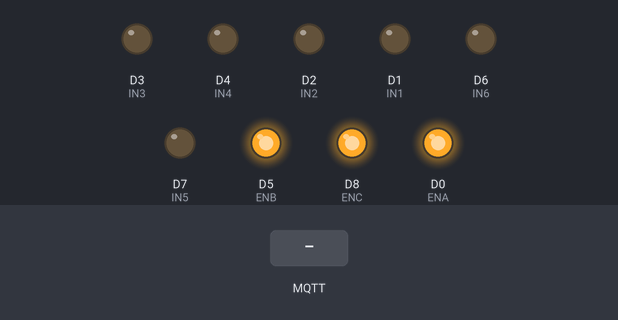
Simulated run of this sketch. Board: ESP8266 (NodeMCU). On the bench: output pins drawn as LEDs (lit = HIGH). The test bench sets the inputs (shaded band). WiFi joins after 1.5 s; servers stay silent unless stated; no MQTT or app messages arrive unless stated; what the sketch prints to the serial monitor is not drawn.

Above: at 2.3 s.
2.4 s: MQTT message "open" arrives on the first subscribed topic
At 2.7 s:
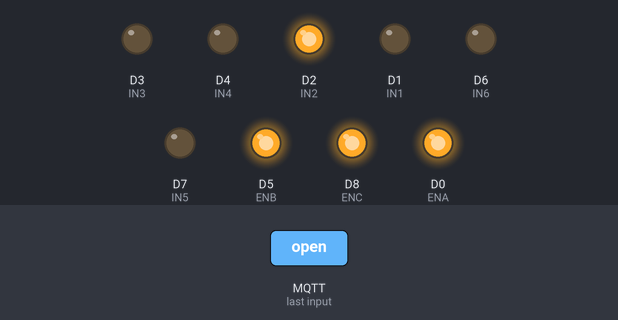
3.9 s: MQTT message "closed" arrives on the first subscribed topic
At 5.1 s:
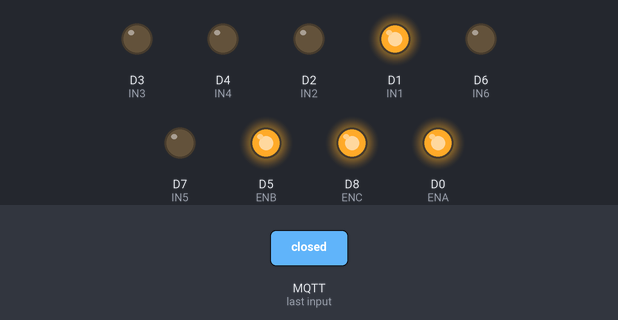
5.4 s: MQTT message "open" arrives on the second subscribed topic
At 6.2 s:
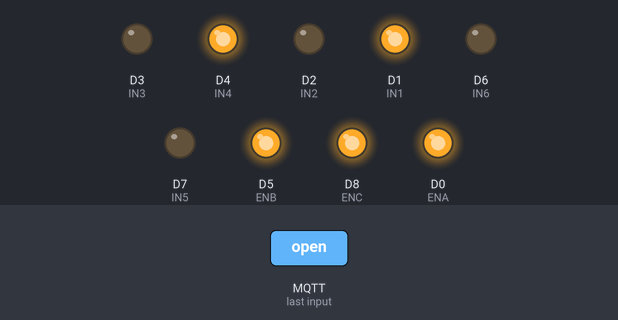
6.9 s: MQTT message "livingroom-door" arrives on the first subscribed topic
At 7.4 s:
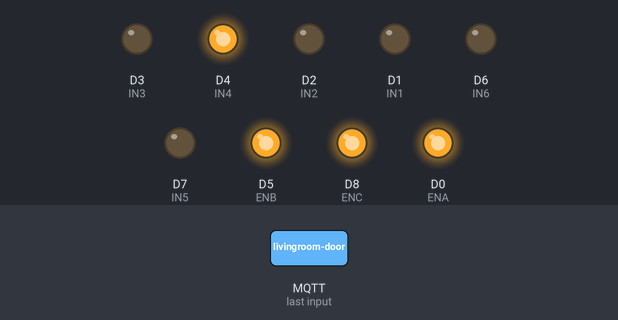
8.4 s: MQTT message "closed" arrives on the second subscribed topic
At 9.6 s:
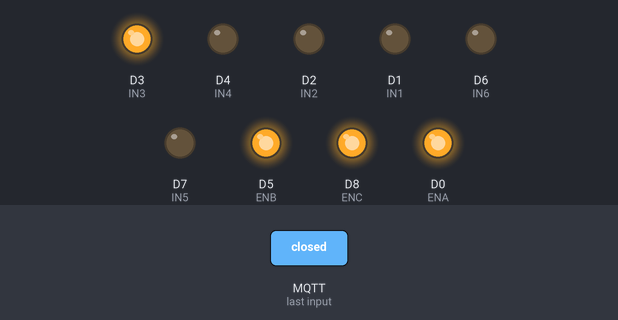
9.9 s: MQTT message "open" arrives on the third subscribed topic
At 10.8 s:
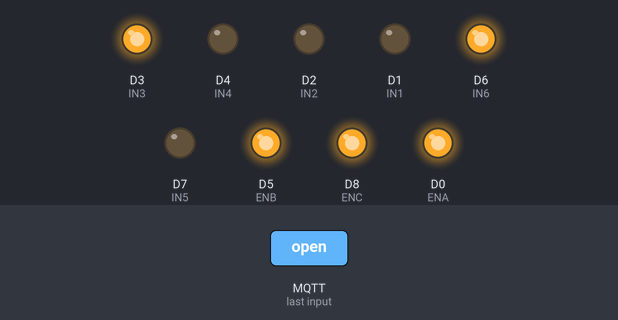
Timing chart, 0 to 12.4 s (numbered marks = the images above; inputs shaded):
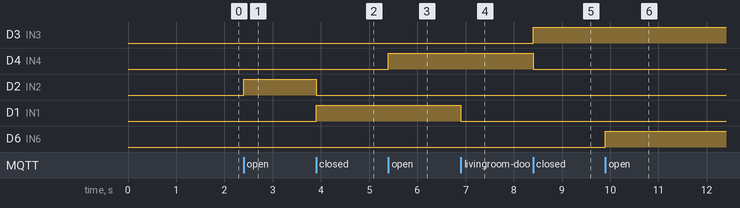

The sketch:

door.ino
```cpp
#include <PubSubClient.h>
#include <ESP8266WiFi.h>

#define WIFI_AP "lophocvui.com 2.4GHz"
#define WIFI_PASSWORD "88889999"

WiFiClient wifiClient;

int status = WL_IDLE_STATUS;

PubSubClient client(wifiClient);

#define mqtt_server "postman.cloudmqtt.com"
const uint16_t mqtt_port =  14601;
#define mqtt_user "xaxcxxig"
#define mqtt_pass "NwZIb4W_-NDU"

#define IN1 D1
#define IN2 D2
#define IN3 D3
#define IN4 D4
#define ENA D0
#define ENB D5

#define ENC D8
#define IN5 D7
#define IN6 D6
void setup(){
  // put your setup code here, to run once:
  Serial.begin(115200);
  pinMode(IN1,OUTPUT);
  pinMode(IN2,OUTPUT);
  pinMode(IN3,OUTPUT);
  pinMode(IN4,OUTPUT);
  pinMode(IN5,OUTPUT);
  pinMode(IN6,OUTPUT);
  pinMode(ENA,OUTPUT);
  pinMode(ENB,OUTPUT);
  pinMode(ENC,OUTPUT);
  digitalWrite(ENA,HIGH);
  digitalWrite(ENB,HIGH);
  digitalWrite(ENC,HIGH);
  client.setServer(mqtt_server, mqtt_port);
  client.setCallback(callback);
}
void callback(String topic, byte* message, unsigned int length) {
    Serial.print("Message arrived on topic: ");
    String Topic = topic;
    Serial.print(Topic);
    Serial.print(". Message: ");
    String messageTemp;
    for(int i = 0; i < length; i++){
        //Serial.print((char)message[i]);
        messageTemp += (char)message[i];
    }
    Serial.println(messageTemp);
   // dieu khien cua chinh
    if(Topic.equals("livingroom-door")){
      if(messageTemp.equals("open")){
          Door_Control(1);
      }
      else if(messageTemp.equals("closed")){
            Door_Control(0);
          }
          else{
            Stop_Door();
          }
    }
    //dieu khien  cua gara
   if(Topic.equals("garage-door")){
        if(messageTemp.equals("open")){
            Gara_Control(0);
          }
        else if(messageTemp.equals("closed")){
            Gara_Control(1);
          }
          else{
            Stop_gara();
          }
    }

    // dieu khienr cua so phong ngu
    if(Topic.equals("bedroom-window")){
        if(messageTemp.equals("open")){
            Window_Control(0);
          }
        else if(messageTemp.equals("closed")){
            Window_Control(1);
          }
          else{
            Stop_Window();
          }
    }

}
void Stop_gara(){
  digitalWrite(IN3,LOW);
  digitalWrite(IN4,LOW);
}
void Stop_Door(){
  digitalWrite(IN1,LOW);
  digitalWrite(IN2,LOW);
}
void Stop_Window(){
  digitalWrite(IN6,LOW);
  digitalWrite(IN5,LOW);
}
void Door_Control(unsigned int dir){
  if(dir == 0){
      digitalWrite(IN1,HIGH);
      digitalWrite(IN2,LOW);
    }
  else{
      digitalWrite(IN1,LOW);
      digitalWrite(IN2,HIGH);
    }
  }
void Gara_Control(unsigned int dir){
  if(dir == 1){
      digitalWrite(IN3,HIGH);
      digitalWrite(IN4,LOW);
    }
  else{
      digitalWrite(IN4,HIGH);
      digitalWrite(IN3,LOW);
    }
  }
void Window_Control(unsigned int dir){
  if(dir == 1){
      digitalWrite(IN5,HIGH);
      digitalWrite(IN6,LOW);
    }
  else{
      digitalWrite(IN6,HIGH);
      digitalWrite(IN5,LOW);
    }
  }
void loop(){
   if(!client.connected()){
        reconnect();
    }
    client.loop();
}
void InitWiFi(){
    Serial.println("Connecting to WIFI");
    while (WiFi.status() != WL_CONNECTED){
        delay(500);
        Serial.print(".");
    }
    Serial.println("Connected to WIFI");
}
void reconnect(){
    while (!client.connected()){
    status = WiFi.status();
    if( status != WL_CONNECTED){
        WiFi.begin(WIFI_AP, WIFI_PASSWORD);
        while (WiFi.status() != WL_CONNECTED){
        delay(500);
        Serial.print(".");
      }
    Serial.println("Connected to WIFI");
    }
    Serial.print("Connecting to Hass");
    if(client.connect("ESP8266 Device", mqtt_user, mqtt_pass)){
        Serial.println( "[DONE]" );
        client.subscribe("livingroom-door");
        client.subscribe("garage-door");
        client.subscribe("bedroom-window");
    }
    else{
        Serial.print( "[FAILED] [ rc = " );
        Serial.print( client.state());
        Serial.println(" : retrying in 5 seconds]");
        delay( 5000 );
    }
  }
}
```

Measured:
- after the input at 2.4 s, D2 (IN2): LOW → HIGH at once
- after the input at 3.9 s, D2 (IN2): HIGH → LOW at once; D1 (IN1): LOW → HIGH at once
- after the input at 5.4 s, D4 (IN4): LOW → HIGH at once
- after the input at 6.9 s, D1 (IN1): HIGH → LOW at once
- after the input at 8.4 s, D3 (IN3): LOW → HIGH at once; D4 (IN4): HIGH → LOW at once
- after the input at 9.9 s, D6 (IN6): LOW → HIGH at once
